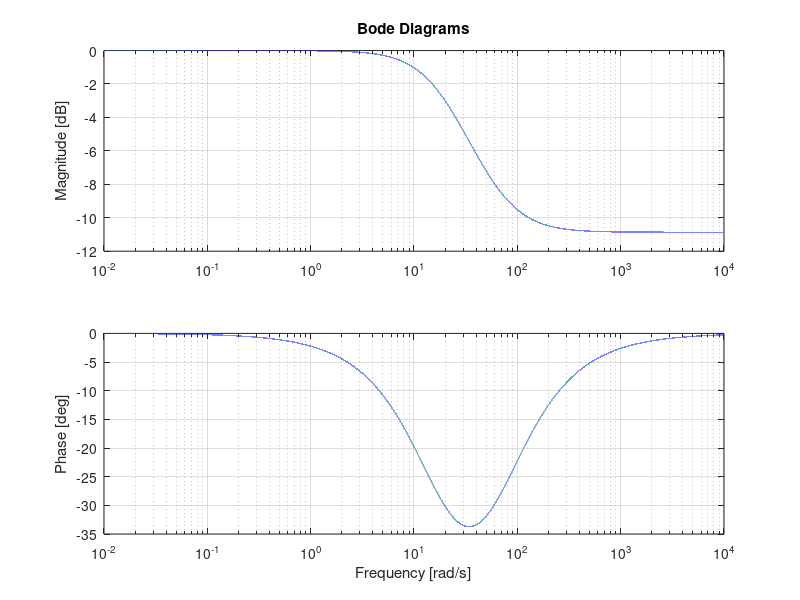

Reproduce this figure in MATLAB.
% small script that computes Bode's diagrams for the EMA filter designed

s = tf('s');

num = 1 + 0.015625*s; % defines numerator
den = 1 + 0.054598*s; % defines denominator

G = num / den;

% computes frequency response
omega = logspace(-2, 4, 100000); % frequency range from 1e-2 to 1e4 rad/s

[mag, phase, omega] = bode(G, omega);

% Remove singleton dimensions
mag = squeeze(mag);
phase = squeeze(phase);

% convert magnitude to dB
mag_dB = 20*log10(mag);

figure('Position',[100 100 1000 600]);

% Magnitude plot
subplot(2,1,1);
semilogx(omega, mag_dB);
ylabel('Magnitude [dB]');
grid on;
title('Bode Diagrams');

% Phase plot
subplot(2,1,2);
semilogx(omega, phase);
xlabel('Frequency [rad/s]');
ylabel('Phase [deg]');
grid on;
